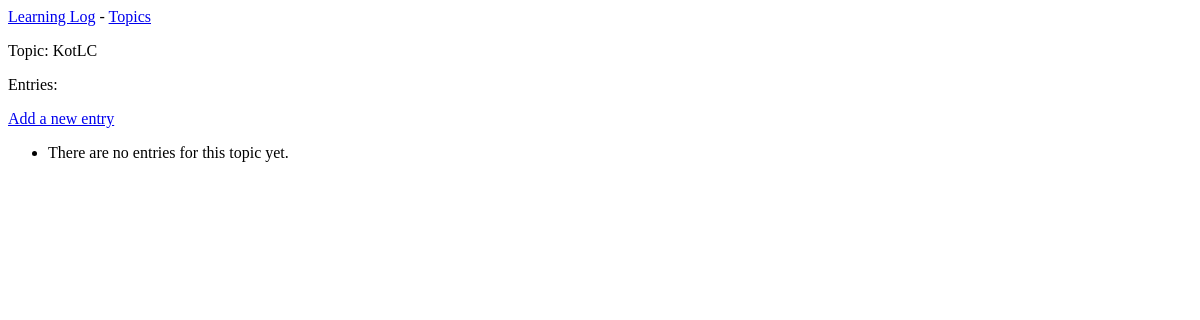
The page /topics/3/ on the database as committed earlier.
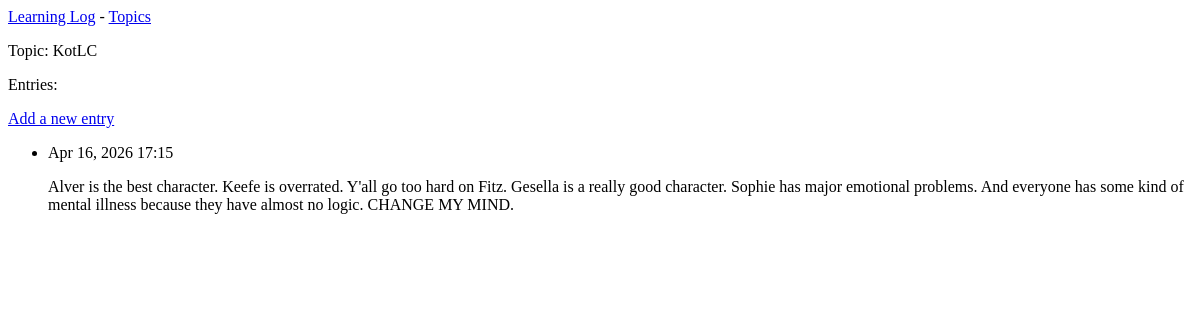
The same page on the database as committed later.
### learning_logs/models.py (models this page shows, shortened)
class Topic(models.Model):
    text = models.CharField(max_length=200)
    date_added = models.DateTimeField(auto_now_add=True)

class Entry(models.Model):
    topic = models.ForeignKey(Topic, on_delete=models.CASCADE)
    text = models.TextField()
    date_added = models.DateTimeField(auto_now_add=True)
    class Meta:
        verbose_name_plural = 'entries'

### learning_logs/views.py (the view)
# urls.py: path('topics/<int:topic_id>/', views.topic, name='topic'),
def topic (request, topic_id):
    topic = Topic.objects.get(id=topic_id)
    entries = topic.entry_set.order_by('-date_added')
    context = {'topic': topic, 'entries': entries}
    return render(request, 'learning_logs/topic.html', context)

### learning_logs/templates/learning_logs/topic.html
{% extends 'learning_logs/base.html' %}
{% block content %}
  <p>Topic: {{ topic.text }}</p>
  <p>Entries:</p>
  <p>
    <a href="{% url 'learning_logs:new_entry' topic.id %}">Add a new entry</a>
  </p>
  <ul>
    {% for entry in entries %}
      <li>
        <p>{{entry.date_added|date:'M d, Y H:i' }}</p>
         <p>{{ entry.text|linebreaks }}</p>
      </li>
    {% empty %}
      <li>There are no entries for this topic yet.</li>
    {% endfor %}
  </ul>
{% endblock content %}

### learning_logs/templates/learning_logs/base.html
<p>
    <a href="{% url 'learning_logs:index' %}">Learning Log</a> -
    <a href="{% url 'learning_logs:topics' %}">Topics</a>
</p>
{% block content %}{% endblock content %}

Rows that differ between the two databases and show on the page:
added Entry: date_added "Apr 16, 2026 17:15", text "Alver is the best character. Keefe is overrated. Y'all go too hard on Fitz. Gesella is a really good character. Sophie has major emotional problems. And everyone has some kind of mental illness because they have almost no logic. CHANGE MY MIND."
Other text that changed with them:
text no longer shown: "There are no entries for this topic yet."
